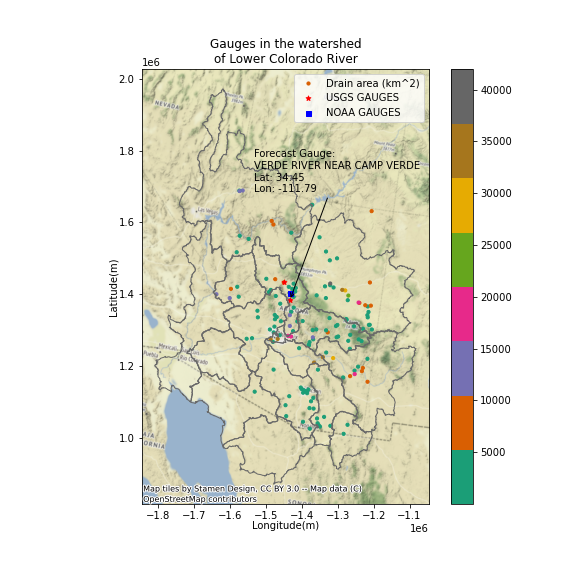

Python code for this plot:
# %% 
# %%
import matplotlib.pyplot as plt
import matplotlib as mpl
import pandas as pd
import numpy as np
import geopandas as gpd
import fiona
from shapely.geometry import Point
import contextily as ctx


# %%
# Section 1: Reading data to plot
# Section 1.2: Looking the LAT and LON of specific USGS gauge
# Gauges II USGS stream gauge dataset:
# Download here:
# https://water.usgs.gov/GIS/metadata/usgswrd/XML/gagesII_Sept2011.xml#stdorder
file = r'C:\Users\alcel\Documents\GitHub\2020FA_CodingSkills\homework-alcely\data\gagesII_9322_sept30_2011\gagesII_9322_sept30_2011.shp'
gages = gpd.read_file(file)

# Look the information of some gauges
gages[gages['STAID'] == '09506000'][['STANAME', 'LAT_GAGE', 'LNG_GAGE']]
gages[gages['STAID'] == '09504000'][['STANAME', 'LAT_GAGE', 'LNG_GAGE']]
gages[gages['STAID'] == '09505400'][['STANAME', 'LAT_GAGE', 'LNG_GAGE']]

# Section 1.2: Creating dataframe USGS stream gauge
df_usgs = pd.DataFrame({'STAID': ['09506000', '09504000',
                                  '09505400'],
                        'STANAME': ['VERDE RIVER NEAR CAMP VERDE, AZ',
                                    'VERDE RIVER NEAR CLARKDALE, AZ.',
                                    'BEAVER CREEK NR LAKE MONTEZUMA, AZ'
                                    ],
                        'LAT': [34.448361, 34.852242, 	34.615],
                        'LON': [-111.789871, -112.065994, -111.837222]})

# Section 1.3: Creating dataframe NOAA weather gauge
df_NOAA = pd.DataFrame({'STAID': ['USC00025635'],
                        'STANAME': ['MONTEZUMA CASTLE NM, AZ'],
                        'LAT': [34.616667],
                        'LON': [-111.833333]})

# Section 1.4: Adding more datasets
# Watershed boundaries for the lower colorado:
# https://viewer.nationalmap.gov/basic/?basemap=b1&category=nhd&title=NHD%20View

file = r'C:\Users\alcel\Documents\GitHub\2020FA_CodingSkills\homework-alcely\data\WBD_15_HU2_GDB\WBD_15_HU2_GDB.gdb'
fiona.listlayers(file)
HUC6 = gpd.read_file(file, layer="WBDHU6")
print(HUC6.crs)

# Section 1.5: Arizona USGS gauges
gages_AZ = gages[gages['STATE'] == 'AZ']

# %%
# Section 2: creating the GeoDataFrame
# USGS
gdf_usgs = gpd.GeoDataFrame(
    df_usgs, geometry=gpd.points_from_xy(df_usgs.LON, df_usgs.LAT),
    columns=['geometry'], crs=HUC6.crs)

print(gdf_usgs.head())
print(gdf_usgs.crs)

# NOAA
gdf_NOAA = gpd.GeoDataFrame(
    df_NOAA, geometry=gpd.points_from_xy(df_NOAA.LON, df_NOAA.LAT),
    columns=['geometry'], crs=HUC6.crs)

print(gdf_NOAA.head())
print(gdf_NOAA.crs)

# Change projection of HUC6
HUC6_az = HUC6.to_crs(gages_AZ.crs)
usgs_az = gdf_usgs.to_crs(gages_AZ.crs)
noaa_az = gdf_NOAA.to_crs(gages_AZ.crs)


# %%
# Section 3: Map
fig, ax = plt.subplots(figsize=(8, 8))
gages_AZ.plot(column='DRAIN_SQKM', categorical=False,
              legend=True, markersize=10, cmap='Dark2',
              ax=ax, label= 'Drain area (km^2)')
usgs_az.plot(ax=ax, color='r', marker='*', markersize=25, label='USGS GAUGES')
noaa_az.plot(ax=ax, color='b', marker='s', markersize=25, label='NOAA GAUGES')
HUC6_az.boundary.plot(ax=ax, color=None,
                      edgecolor='dimgrey', linewidth=1)
plt.ylabel('Latitude(m)', fontsize=10, labelpad=0)
plt.xlabel('Longitude(m)', fontsize=10, labelpad=0)
plt.title('Gauges in the watershed\nof Lower Colorado River')
text = ('Forecast Gauge:\nVERDE RIVER NEAR CAMP VERDE' +
        '\nLat: 34.45\nLon: -111.79')
plt.annotate(text, xy=(-1432892.272, 1384411.251),
             xycoords='data', xytext=(-1532892, 1684411), textcoords='data',
             arrowprops=dict(arrowstyle="->"))
ctx.add_basemap(ax, crs=gages_AZ.crs)
ax.legend()

plt.savefig('lau_map.png')
